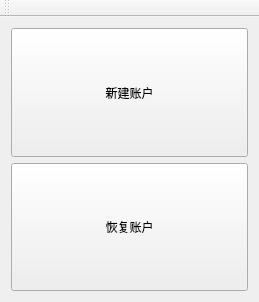
<?xml version="1.0" encoding="UTF-8"?>
<ui version="4.0">
 <class>MainWindow</class>
 <widget class="QMainWindow" name="MainWindow">
  <property name="windowModality">
   <enum>Qt::NonModal</enum>
  </property>
  <property name="geometry">
   <rect>
    <x>0</x>
    <y>0</y>
    <width>259</width>
    <height>302</height>
   </rect>
  </property>
  <property name="sizePolicy">
   <sizepolicy hsizetype="Preferred" vsizetype="Preferred">
    <horstretch>0</horstretch>
    <verstretch>0</verstretch>
   </sizepolicy>
  </property>
  <property name="windowTitle">
   <string>MainWindow</string>
  </property>
  <widget class="QWidget" name="centralWidget">
   <layout class="QGridLayout" name="gridLayout">
    <item row="0" column="0">
     <widget class="QPushButton" name="create_Button">
      <property name="sizePolicy">
       <sizepolicy hsizetype="Minimum" vsizetype="Preferred">
        <horstretch>0</horstretch>
        <verstretch>0</verstretch>
       </sizepolicy>
      </property>
      <property name="text">
       <string>新建账户</string>
      </property>
     </widget>
    </item>
    <item row="1" column="0">
     <widget class="QPushButton" name="recover_Button">
      <property name="sizePolicy">
       <sizepolicy hsizetype="Minimum" vsizetype="Preferred">
        <horstretch>0</horstretch>
        <verstretch>0</verstretch>
       </sizepolicy>
      </property>
      <property name="text">
       <string>恢复账户</string>
      </property>
     </widget>
    </item>
   </layout>
  </widget>
  <widget class="QMenuBar" name="menuBar">
   <property name="geometry">
    <rect>
     <x>0</x>
     <y>0</y>
     <width>259</width>
     <height>23</height>
    </rect>
   </property>
  </widget>
  <widget class="QToolBar" name="mainToolBar">
   <attribute name="toolBarArea">
    <enum>TopToolBarArea</enum>
   </attribute>
   <attribute name="toolBarBreak">
    <bool>false</bool>
   </attribute>
  </widget>
 </widget>
 <layoutdefault spacing="6" margin="11"/>
 <resources/>
 <connections/>
</ui>
